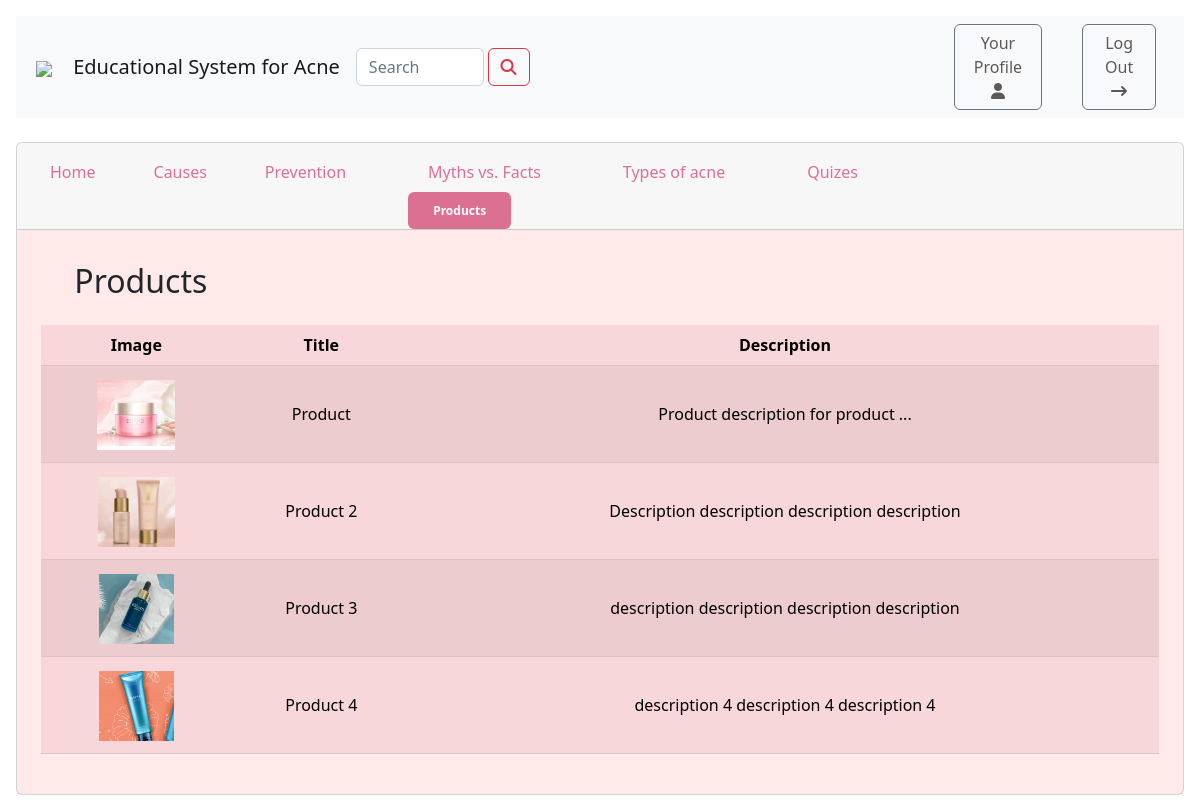
Screenshot of /products/ with the database file from the repository.
### Hello/models.py (models this page shows)
class Product(models.Model):
	title = models.CharField(max_length=50)
	description = models.TextField(null=True, blank=True)
	image = models.ImageField(upload_to="images/", null=True, blank=True)

### Hello/views.py (the view)
# urls.py: path('products/',views.products, name="products"),
def products(request):
    queryset = Product.objects.all()
    context = {"products": queryset}
    return render(request,"products.html",context=context)

### Hello/templates/products.html (shortened to what this page needs)
<!doctype html>
<html lang="en">
  <head>
    <link href="https://cdn.jsdelivr.net/npm/bootstrap@5.2.0/dist/css/bootstrap.min.css" rel="stylesheet">
    <link href="https://getbootstrap.com/docs/5.2/assets/css/docs.css" rel="stylesheet">
  </head>
  <body class="p-3 m-0 border-0 bd-example">
    <nav class="navbar navbar-expand-lg bg-light">
      <div class="container-fluid">
        <a class="navbar-brand" href="#">
        <img class="ms-2" style="max-height:45px"src="https://i.imgur.com/ULqrCTC.png">
          <span class="ms-3"> Educational System for Acne </span>
        </a>
        <div class="collapse navbar-collapse" id="navbarSupportedContent">
          <form class="d-flex me-6" role="search">
            <input class="form-control me-1" type="search" placeholder="Search" aria-label="Search">
            <button class="btn btn-outline-danger me-3" ><i class="fa-solid fa-magnifying-glass"></i></button>
          </form>
         <button class="btn btn-outline-secondary me-3" >
          <a href="{% url 'profile' %}" style=" color:rgb(93, 89, 89); text-decoration: none;"> Your Profile <i class="fa-solid fa-user"></i> </a>
          </button>
          <button class="btn btn-outline-secondary ms-4 me-3">
            <a href="{% url 'register' %}" style=" color:rgb(93, 89, 89); text-decoration: none;"> Log Out <i class="fa-solid fa-arrow-right-long"></i></a>
          </button>
        </div>
      </div>
    </nav>
    <div class="card text-center mt-4">
      <div class="card-header">
        <ul class="nav nav-tabs card-header-tabs">
          <li class="nav-item ms-2 me-4">
            <a class="nav-link" aria-current="true" href="{% url 'home' %}">Home</a>
          </li>
          <li class="nav-item me-4">
            <a class="nav-link" href="{% url 'causes' %}">Causes</a>
          </li>
          <li class="nav-item me-5">
            <a class="nav-link" href="{% url 'prevention' %}">Prevention</a>
          </li>
          <li class="nav-item me-5">
            <a class="nav-link " href="{% url 'mythsfacts' %}" >Myths vs. Facts</a>
          </li>
          <li class="nav-item me-5">
            <a class="nav-link " href="{% url 'types' %}">Types of acne</a>
          </li>
          <li class="nav-item me-5">
            <a class="nav-link " href="{% url 'quizes' %}">Quizes</a>
          </li>
          <li class="col-4">
          </li>
          <li class="nav-item">
            <span style="background-color:palevioletred" class="badge badge-pill">
              <a style=" color:white" class="nav-link" href="{% url 'products' %}">Products</a>
            </span>
          </li>
        </ul>
      </div>
      <div class="card-body" style="background-color:rgba(255, 143, 143, 0.199)">
       <div class="m-3 mb-4">
        <h2 class="col-2"> Products </h2>
       </div>
      <div class="row m-2">
        <table class="table table-danger table-striped">
            <thead>
              <tr>
                <th scope="col">Image</th>
                <th scope="col">Title</th>
                <th scope="col">Description </th>
              </tr>
            </thead>
            <tbody>
                {% for product in products %}
              <tr style="line-height: 80px">
                <th scope="row"> <img src="{{MEDIA_URL}}{{product.image.url}}" class="" style="max-height:70px" alt="..."> </th>
                <td>{{product.title}}</td>
                <td> {{product.description}}</td>
              </tr>
              {% endfor %}
            </tbody>
          </table>
    </div>
  </body>
</html>

### Hello/templates/products.html (style rules this page uses)
.nav-link { color: palevioletred; }

### rows the page displays
Product: image (picture), title "Product", description "Product description for product ..."
Product: image (picture), title "Product 2", description "Description description description description"
Product: image (picture), title "Product 3", description "description description description description"
Product: image (picture), title "Product 4", description "description 4 description 4 description 4"
